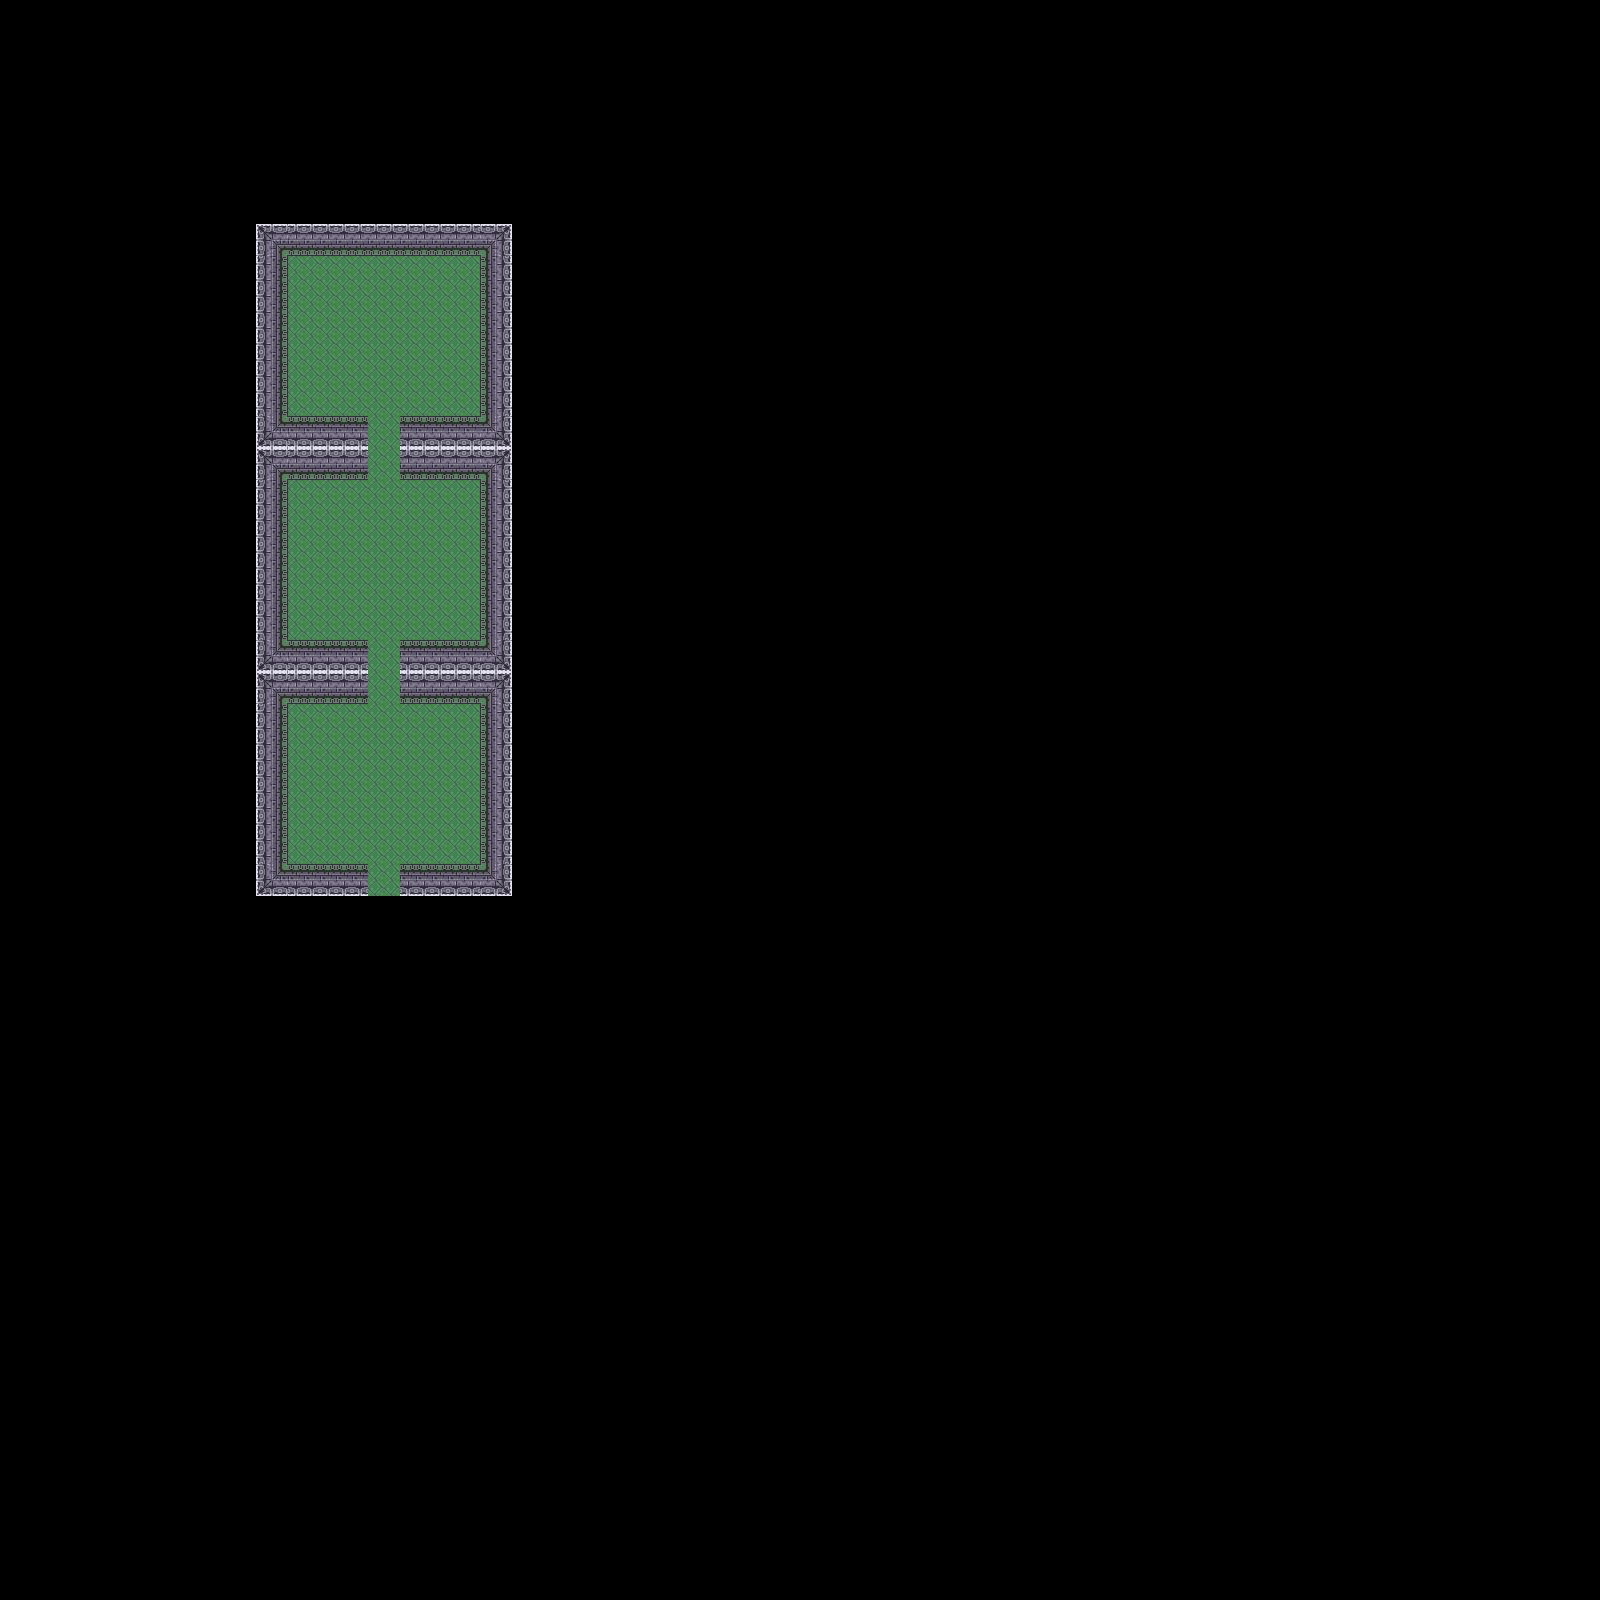

Tiled map render using the project's own tile images. Description and the map definition, with tile-layer contents summarised, below:
An orthogonal 100x100 tile map with 16x16 px tiles, 2 tile layers (Floor, Walls) and 2 objects (player_start, exit).

<map version="1.2" tiledversion="1.2.0" orientation="orthogonal" renderorder="right-down" width="100" height="100" tilewidth="16" tileheight="16" infinite="0" nextlayerid="4" nextobjectid="4">
 <properties>
  <property name="tileset" type="file" value="dgn_test.png" />
 </properties>
 <tileset firstgid="1" source="dgn_test.tsx" />
 <layer id="2" name="Floor" width="100" height="100">
  <properties>
   <property name="dev_name" value="lvl_background" />
   <property name="tileset" value="dgn_test" />
  </properties>
  <data>[10000 cells, 380 non-empty, 1 distinct tile ids]</data>
 </layer>
 <layer id="1" name="Walls" width="100" height="100">
  <properties>
   <property name="dev_name" value="lvl_collision" />
   <property name="tileset" value="dgn_test" />
  </properties>
  <data>[10000 cells, 292 non-empty, 48 distinct tile ids]</data>
 </layer>
 <objectgroup id="3" name="Map information">
  <properties>
   <property name="dev_name" value="lvl_information" />
  </properties>
  <object id="1" name="player_start" type="player_start" x="384" y="880" />
  <object id="2" name="exit" type="exit" x="384" y="335" />
 </objectgroup>
</map>
